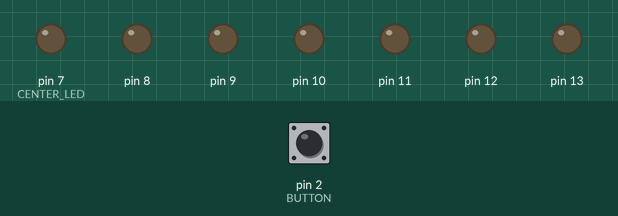
Simulated run of this sketch. Board: Arduino Uno, built with avr-gcc and run on an emulated ATmega328P. Shown: output pins drawn as LEDs (lit = HIGH). Dashed ring = blinking. Inputs (shaded band) come from the test bench; at power-on: pin 2 (BUTTON) HIGH. Random numbers use the default seed unless the sketch sets one.

Above: at 1.2 s.
1.3 s: pin 2 (BUTTON) pulled LOW for 0.15 s
At 1.45 s:
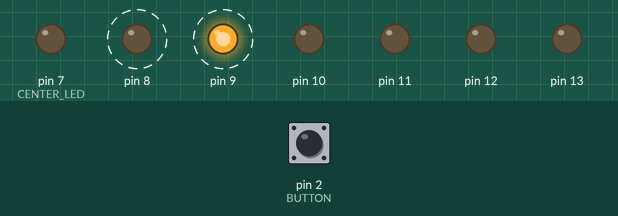
4.3 s: pin 2 (BUTTON) pulled LOW for 1 s
8.3 s: pin 2 (BUTTON) pulled LOW for 3.2 s
At 12.8 s:
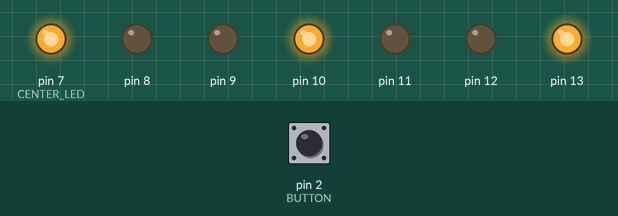
13.0 s: pin 2 (BUTTON) pulled LOW for 0.15 s
At 13.35 s:
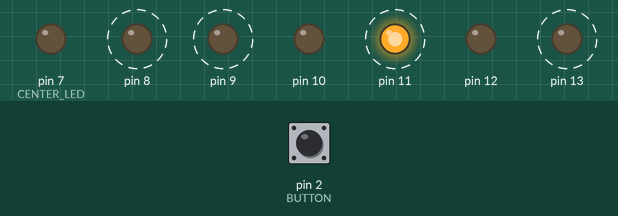
16.1 s: pin 2 (BUTTON) pulled LOW for 1 s
Timing chart, 0 to 22.0 s (numbered marks = the images above; inputs shaded):
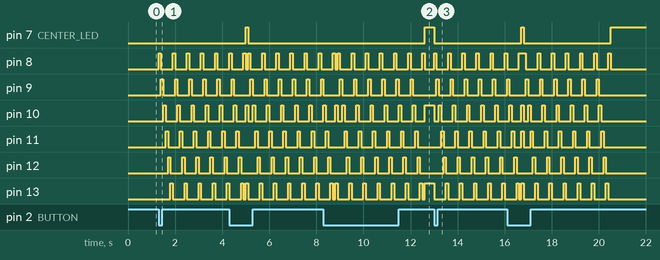

Measured:
- after the input at 1.3 s, pin 8: alternates HIGH for 0.10 s and LOW for 0.50 s, starting at once; pin 9: alternates HIGH for 0.10 s and LOW for 0.50 s, starting after 0.10 s
- after the input at 8.3 s, pin 7 (CENTER_LED): LOW → HIGH after 4.3 s
- after the input at 13.0 s, pin 7 (CENTER_LED): HIGH → LOW at once; pin 8: alternates HIGH for 0.10 s and LOW for 0.50 s, starting at once

The sketch:

G01_P14_DICE.ino
```cpp
/*
   Board: Arduino UNO

   Poject Description: Dice game using 6 LEDs and a button.

   url: https://github.com/sfad/arduino_projects
*/

#define BUTTON 2
#define CENTER_LED 7
#define DELAY_MS 100

void setup() {
    DDRB = 0b00111111;  // set pins 0-6 of PORT B as OUTPUT
    pinMode(CENTER_LED, OUTPUT);
    pinMode(BUTTON, INPUT_PULLUP);

    /*
      if analog input pin 0 is unconnected, random analog
      noise will cause the call to randomSeed() to generate
      different seed numbers each time the sketch runs.
      randomSeed() will then shuffle the random function.
    */
    randomSeed(analogRead(A0));
}

void loop() {
    if (digitalRead(BUTTON) == LOW) rollDice();
    delay(100);
}

// return bits base on random number 1-6
void rollDice() {
    PORTB = 0;
    digitalWrite(CENTER_LED, LOW);
    startRotate();
    int action = random(1, 7);
    switch (action) {
        case 1:
            digitalWrite(CENTER_LED, HIGH);
            PORTB = 0;
            break;
        case 2:
            PORTB = 0b00100100;
            break;
        case 3:
            digitalWrite(CENTER_LED, HIGH);
            PORTB = 0b00100100;
            break;
        case 4:
            PORTB = 0b00101101;
            break;
        case 5:
            digitalWrite(CENTER_LED, HIGH);
            PORTB = 0b00101101;
            break;
        case 6:
            PORTB = 0b00111111;
            break;
    }
}

/*
  Move the leds five times before
  each time you roll the dice.
*/
void startRotate() {
    PORTB = 1;
    delay(DELAY_MS);
    int i = 0;
    while (i <= 5) {
        PORTB = PORTB << 1;
        delay(DELAY_MS);
        if (PORTB >= 0x20) {
            PORTB = 1;
            delay(DELAY_MS);
            i++;
        }
    }
}
```
